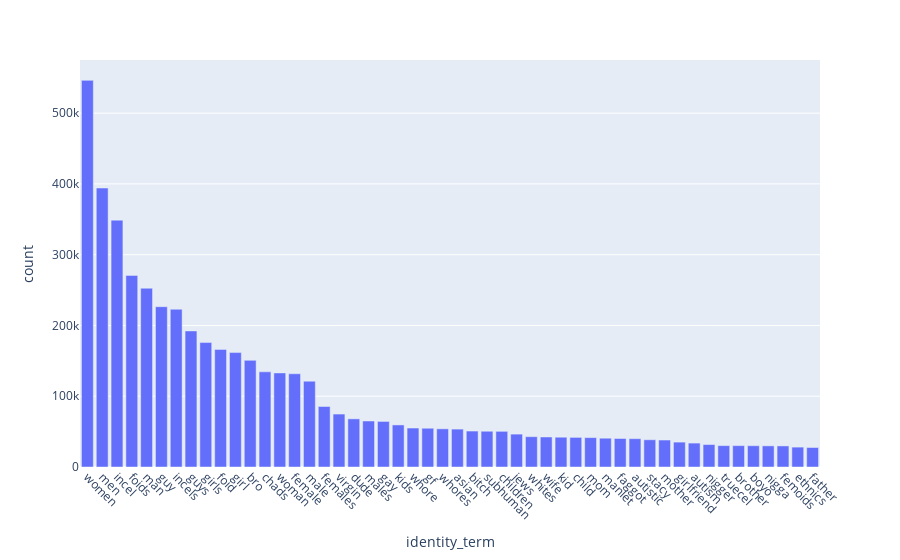

Here is the notebook cell this chart was saved with:
### Markdown cell above
## Total matches

### Code cell
exp = data.explode('netmapper_identity_matches')
# freq = pd.DataFrame(exploded.netmapper_identity_matches.value_counts(), columns=['term', 'count'])

freq = exp.netmapper_identity_matches.value_counts().to_frame(name='count').reset_index(names='identity_term')
freq.head(20)

import plotly.express as px
pd.options.plotting.backend = 'plotly'

fig = px.bar(freq.head(50), x='identity_term', y='count')
fig.update_xaxes(tickangle=45)

### Figure 1 — Plotly figure (JSON) as saved in the notebook; plotly's stock layout.template omitted (floating-point values rounded to 4 significant figures)
{"data": [{"alignmentgroup": "True", "hovertemplate": "identity_term=%{x}<br>count=%{y}<extra></extra>", "legendgroup": "", "marker": {"color": "#636efa", "pattern": {"shape": ""}}, "name": "", "offsetgroup": "", "orientation": "v", "showlegend": false, "textposition": "auto", "type": "bar", "x": ["women", "men", "incel", "foids", "man", "guy", "incels", "guys", "girls", "foid", "girl", "bro", "chads", "woman", "female", "male", "females", "virgin", "dude", "males", "gay", "kids", "whore", "gf", "whores", "asian", "bitch", "subhuman", "children", "jews", "whites", "wife", "kid", "child", "mom", "manlet", "faggot", "autistic", "stacy", "mother", "girlfriend", "autism", "nigger", "truecel", "brother", "boyo", "nigga", "femoids", "ethnics", "father"], "xaxis": "x", "y": [546358, 394203, 348825, 270743, 252608, 226531, 222902, 192251, 175850, 166180, 161699, 150707, 134447, 132928, 131720, 121245, 85511, 74810, 68028, 65007, 64381, 59433, 55064, 54758, 53916, 53560, 50786, 50528, 50388, 46463, 42816, 42405, 42101, 41837, 41515, 40687, 40253, 39987, 38466, 38110, 35170, 33788, 31714, 30207, 30171, 30076, 29852, 29791, 28110, 27544], "yaxis": "y"}], "layout": {"autosize": true, "barmode": "relative", "legend": {"tracegroupgap": 0}, "margin": {"t": 60}, "xaxis": {"anchor": "y", "autorange": true, "domain": [0, 1], "range": [-0.5, 49.5], "tickangle": 45, "title": {"text": "identity_term"}, "type": "category"}, "yaxis": {"anchor": "x", "autorange": true, "domain": [0, 1], "range": [0, 575100.0], "title": {"text": "count"}, "type": "linear"}}}
